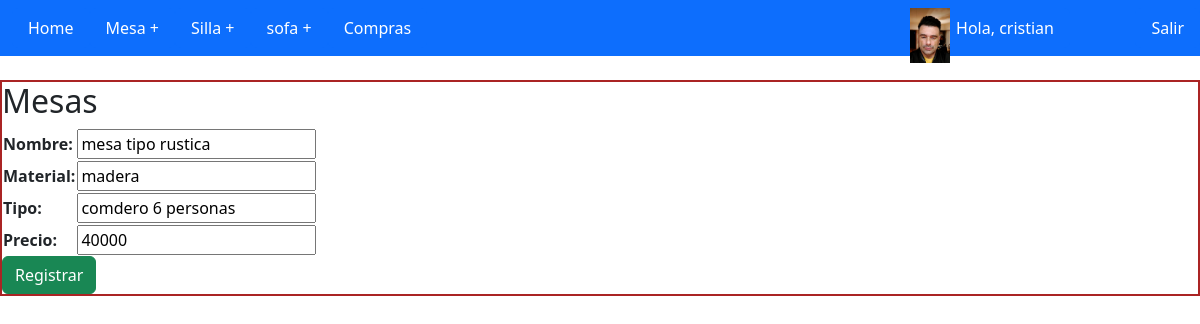
Page /productos/update_mesas/1 (signed in) on the committed database.
### productos/models.py (models this page shows, shortened)
class Mesa(models.Model):
    nombre = models.CharField(max_length= 30)
    material = models.CharField(max_length= 30)
    tipo= models.CharField(max_length= 30)
    precio = models.IntegerField()

### productos/views.py (the view)
# urls.py: path('update_mesas/<mesa_id>', update_mesas),
@login_required
def update_mesas(request, mesa_id):
    mesas = Mesa.objects.get(id = mesa_id)
    if request.method == 'POST':
        formulario = form_mesas(request.POST)
        if formulario.is_valid():
            informacion = formulario.cleaned_data
            mesas.nombre = informacion['nombre']
            mesas.material = informacion['material']
            mesas.tipo = informacion['tipo']
            mesas.precio = informacion['precio']
            mesas.save()
            mesas = Mesa.objects.all() #Trae todo
            avatar = Avatar.objects.filter(user = request.user.id)
            try:
                avatar = avatar[0].image.url
            except:
                avatar = None
            return render(request, "crud_productos/read_mesas.html", {"mesas": mesas, 'avatar':avatar})
    else:
        avatar = Avatar.objects.filter(user = request.user.id)
        try:
            avatar = avatar[0].image.url
        except:
               avatar = None
        formulario = form_mesas(initial={'nombre': mesas.nombre, 'material': mesas.material, 'tipo': mesas.tipo, 'precio':mesas.precio})
    return render(request,"crud_productos/update_mesas.html", {"formulario": formulario, 'avatar':avatar})

### productos/forms.py
class form_mesas(forms.Form):
    nombre = forms.CharField(max_length= 30)
    material = forms.CharField(max_length= 30)
    tipo = forms.CharField(max_length= 30)
    precio = forms.IntegerField()

### productos/template/crud_productos/update_mesas.html
{% extends "index.html" %}
{% load static %}
{% block contenido %}
<h2>Mesas</h2>
<link rel="stylesheet" href="{%static 'css/bootstrap.min.css'%}">
<form method="POST">{% csrf_token %}
    <table>
        {{ formulario.as_table }}
    </table>
    <button type="submit" class="btn btn-success" >Registrar</button>
</form>
{% endblock %}

### productos/template/index.html (shortened to what this page needs)
<!DOCTYPE html>
<html lang="en">
<head>
    {% load static %}
    <link rel="stylesheet" href="{% static '/css/myestylo.css' %}">
    <link rel="stylesheet" href="{%static 'css/bootstrap.min.css'%}">
</head>
<body>
    <nav class="navbar navbar-expand-lg navbar-light fixed-top bg-primary">
        <div class="container-fluid">
            <div class="collapse navbar-collapse" id="navbarSupportedContent">
            <ul class="nav nav-pills nav-fill">
                <li class="nav-item">
                    <a class="nav-link active" aria-current="page" href="/productos/">Home</a>
                  </li>
                  {% if staff_member_required %}
                  {% include "acceso.html" %}
                  {% else %}
                <li class="nav-item">
                  <a class="nav-link active" aria-current="page" href="/productos/read_mesas">Mesa +</a>
                </li>
                  {% endif %}
                  {% if staff_member_required %}
                  {% include "acceso.html" %}
                  {% else %}
                <li class="nav-item">
                  <a class="nav-link active" aria-current="page" href="/productos/read_sillas">Silla +</a>
                </li>
                {% endif %}
                  {% if staff_member_required %}
                  {% include "acceso.html" %}
                  {% else %}
                <li class="nav-item">
                  <a class="nav-link active" aria-current="page" href="/productos/read_sofa">sofa +</a>
                </li>
                {% endif %}
                <li class="nav-item">
                  <a class="nav-link active" aria-current="page" href="/productos/compras">Compras</a>
                </li>
                <li class="nav-item" style="position: absolute; right: 130px">
                  <a class="nav-link active" aria-current="page" href="/productos/perfil/">Hola, {{ user.username }}</a>
                </li>
                <li class="nav-item" style="position: absolute; right: 250px">
                  <img src='{{ avatar }}' width="40px">
                </li>
                <li class="nav-item" style="position: absolute; right: 0px">
                  <a class="nav-link active" aria-current="page" href="/productos/logout/">Salir</a>
                </li>
            </ul>
        </div>
        </div>
    </nav>
    <div class="contenido1">
        {% block contenido %}{% endblock %}
    </div>
</body>
</html>

### productos/static/css/myestylo.css (style rules this page uses)
.contenido1 { position: relative; top: 80px; border: 2px solid rgb(170, 36, 36); }

### rows in the picture
Mesa: nombre "mesa tipo rustica", material "madera", tipo "comdero 6 personas", precio "40000"

### other values in the picture
{{ user.username }} "cristian"
